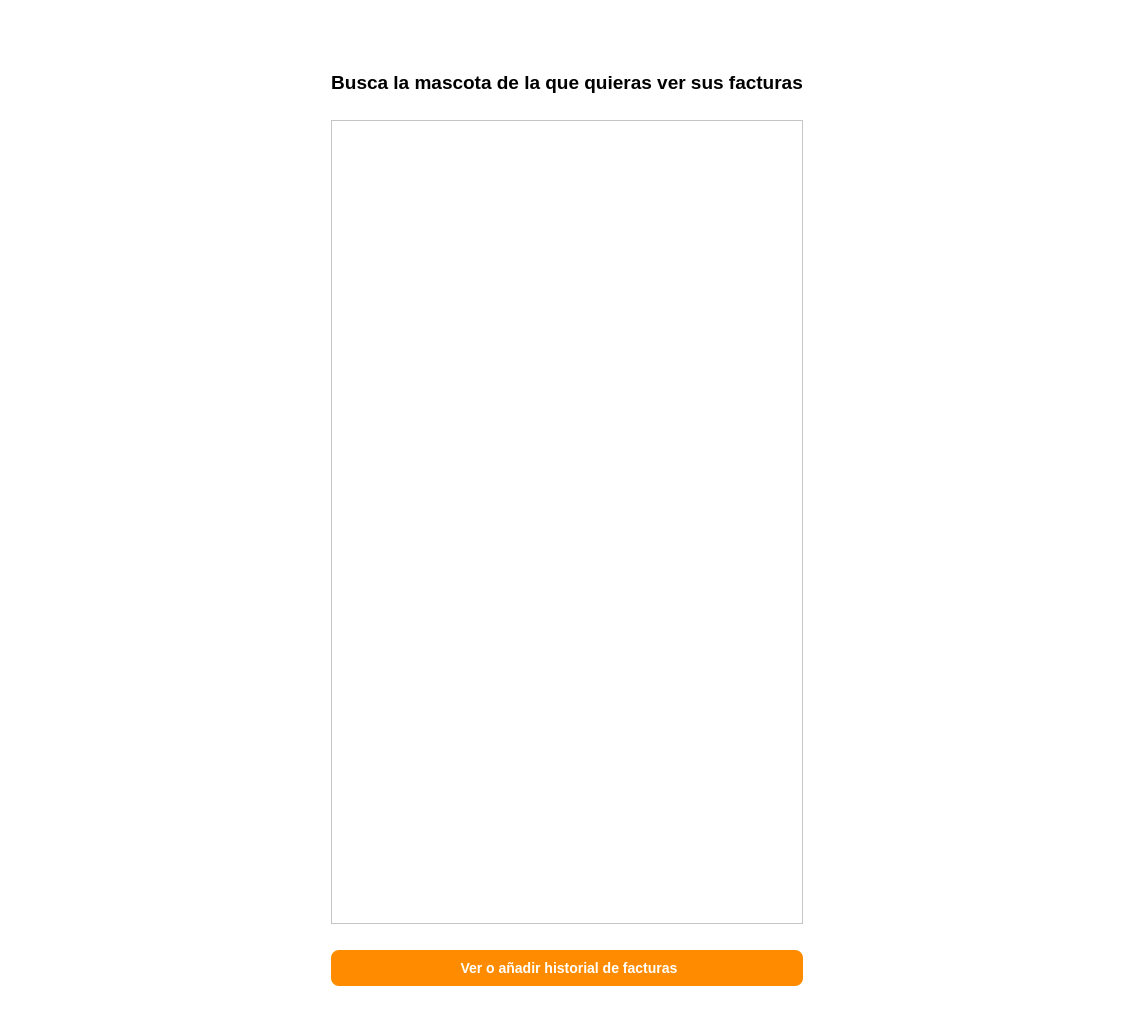
<?xml version="1.0" encoding="UTF-8"?>
<ui version="4.0">
 <class>MainWindow</class>
 <widget class="QMainWindow" name="MainWindow">
  <property name="geometry">
   <rect>
    <x>0</x>
    <y>0</y>
    <width>1134</width>
    <height>1013</height>
   </rect>
  </property>
  <property name="font">
   <font>
    <family>Arial</family>
    <italic>false</italic>
    <stylestrategy>PreferAntialias</stylestrategy>
   </font>
  </property>
  <property name="cursor">
   <cursorShape>ArrowCursor</cursorShape>
  </property>
  <property name="mouseTracking">
   <bool>false</bool>
  </property>
  <property name="windowTitle">
   <string>MainWindow</string>
  </property>
  <property name="autoFillBackground">
   <bool>false</bool>
  </property>
  <property name="styleSheet">
   <string notr="true">/* Pone el fondo de la ventana en blanco */
QMainWindow {
    background-color: #FFFFFF;
}

QWidget {
    background-color: white;
}


/* Estilo para las cajas de texto (DNI y Contraseña) */
QLineEdit {
    border: 2px solid #2980B9; /* Borde azul KiVet */
    border-radius: 5px;
    padding: 5px;
}</string>
  </property>
  <widget class="QWidget" name="centralwidget">
   <property name="styleSheet">
    <string notr="true"/>
   </property>
   <layout class="QHBoxLayout" name="horizontalLayout">
    <item>
     <spacer name="verticalSpacer_13">
      <property name="orientation">
       <enum>Qt::Vertical</enum>
      </property>
      <property name="sizeHint" stdset="0">
       <size>
        <width>20</width>
        <height>40</height>
       </size>
      </property>
     </spacer>
    </item>
    <item>
     <spacer name="verticalSpacer_17">
      <property name="orientation">
       <enum>Qt::Vertical</enum>
      </property>
      <property name="sizeHint" stdset="0">
       <size>
        <width>20</width>
        <height>40</height>
       </size>
      </property>
     </spacer>
    </item>
    <item>
     <spacer name="verticalSpacer_21">
      <property name="orientation">
       <enum>Qt::Vertical</enum>
      </property>
      <property name="sizeHint" stdset="0">
       <size>
        <width>20</width>
        <height>40</height>
       </size>
      </property>
     </spacer>
    </item>
    <item>
     <spacer name="horizontalSpacer_3">
      <property name="orientation">
       <enum>Qt::Horizontal</enum>
      </property>
      <property name="sizeHint" stdset="0">
       <size>
        <width>40</width>
        <height>20</height>
       </size>
      </property>
     </spacer>
    </item>
    <item>
     <widget class="QWidget" name="widget_5" native="true">
      <property name="styleSheet">
       <string notr="true"/>
      </property>
      <layout class="QVBoxLayout" name="verticalLayout_5">
       <item>
        <widget class="QWidget" name="widget_6" native="true">
         <property name="font">
          <font>
           <kerning>true</kerning>
          </font>
         </property>
         <property name="cursor">
          <cursorShape>ArrowCursor</cursorShape>
         </property>
         <property name="focusPolicy">
          <enum>Qt::NoFocus</enum>
         </property>
         <layout class="QHBoxLayout" name="horizontalLayout_2">
          <item>
           <widget class="QLabel" name="label_5">
            <property name="text">
             <string/>
            </property>
           </widget>
          </item>
          <item>
           <widget class="QLabel" name="label_6">
            <property name="text">
             <string/>
            </property>
           </widget>
          </item>
          <item>
           <spacer name="horizontalSpacer">
            <property name="orientation">
             <enum>Qt::Horizontal</enum>
            </property>
            <property name="sizeHint" stdset="0">
             <size>
              <width>40</width>
              <height>20</height>
             </size>
            </property>
           </spacer>
          </item>
          <item>
           <widget class="QLabel" name="label_8">
            <property name="text">
             <string/>
            </property>
           </widget>
          </item>
          <item>
           <widget class="QLabel" name="label_3">
            <property name="maximumSize">
             <size>
              <width>800</width>
              <height>1000</height>
             </size>
            </property>
            <property name="font">
             <font>
              <weight>50</weight>
              <bold>false</bold>
             </font>
            </property>
            <property name="layoutDirection">
             <enum>Qt::LeftToRight</enum>
            </property>
            <property name="text">
             <string/>
            </property>
            <property name="pixmap">
             <pixmap resource="../imagenes/recursos.qrc">:/imagenes/logoKiVet.jpg</pixmap>
            </property>
            <property name="scaledContents">
             <bool>true</bool>
            </property>
            <property name="alignment">
             <set>Qt::AlignCenter</set>
            </property>
            <property name="wordWrap">
             <bool>false</bool>
            </property>
            <property name="indent">
             <number>-1</number>
            </property>
            <property name="openExternalLinks">
             <bool>false</bool>
            </property>
           </widget>
          </item>
          <item>
           <spacer name="horizontalSpacer_2">
            <property name="orientation">
             <enum>Qt::Horizontal</enum>
            </property>
            <property name="sizeHint" stdset="0">
             <size>
              <width>40</width>
              <height>20</height>
             </size>
            </property>
           </spacer>
          </item>
          <item>
           <widget class="QLabel" name="label_9">
            <property name="text">
             <string/>
            </property>
           </widget>
          </item>
          <item>
           <widget class="QLabel" name="label_7">
            <property name="text">
             <string/>
            </property>
           </widget>
          </item>
          <item>
           <widget class="QLabel" name="label_4">
            <property name="text">
             <string/>
            </property>
           </widget>
          </item>
         </layout>
        </widget>
       </item>
       <item>
        <widget class="QWidget" name="widget_7" native="true">
         <layout class="QVBoxLayout" name="verticalLayout_2">
          <item>
           <widget class="QLabel" name="label">
            <property name="font">
             <font>
              <pointsize>14</pointsize>
              <weight>75</weight>
              <bold>true</bold>
             </font>
            </property>
            <property name="text">
             <string>Busca la mascota de la que quieras ver sus facturas</string>
            </property>
            <property name="alignment">
             <set>Qt::AlignCenter</set>
            </property>
           </widget>
          </item>
          <item>
           <spacer name="horizontalSpacer_7">
            <property name="orientation">
             <enum>Qt::Horizontal</enum>
            </property>
            <property name="sizeHint" stdset="0">
             <size>
              <width>40</width>
              <height>20</height>
             </size>
            </property>
           </spacer>
          </item>
          <item>
           <widget class="QTableWidget" name="tablaBuscadorMascotas"/>
          </item>
          <item>
           <spacer name="horizontalSpacer_8">
            <property name="orientation">
             <enum>Qt::Horizontal</enum>
            </property>
            <property name="sizeHint" stdset="0">
             <size>
              <width>40</width>
              <height>20</height>
             </size>
            </property>
           </spacer>
          </item>
          <item>
           <widget class="QPushButton" name="btnVerFacturas">
            <property name="styleSheet">
             <string notr="true">/* Le da el color naranja corporativo al botón principal */
QPushButton#btnVerFacturas {
    background-color: #FF8C00;
    color: white;
    border-radius: 8px; /* Redondea los bordes */
    padding: 10px;
    font-weight: bold;
    font-size: 14px;
}

/* Efecto para cuando el usuario pase el dedo/ratón por encima */
QPushButton#btnVerFacturas:hover {
    background-color: #E67E22;
}</string>
            </property>
            <property name="text">
             <string> Ver o añadir historial de facturas</string>
            </property>
           </widget>
          </item>
         </layout>
        </widget>
       </item>
      </layout>
     </widget>
    </item>
    <item>
     <spacer name="horizontalSpacer_6">
      <property name="orientation">
       <enum>Qt::Horizontal</enum>
      </property>
      <property name="sizeHint" stdset="0">
       <size>
        <width>40</width>
        <height>20</height>
       </size>
      </property>
     </spacer>
    </item>
    <item>
     <spacer name="verticalSpacer_22">
      <property name="orientation">
       <enum>Qt::Vertical</enum>
      </property>
      <property name="sizeHint" stdset="0">
       <size>
        <width>20</width>
        <height>40</height>
       </size>
      </property>
     </spacer>
    </item>
    <item>
     <spacer name="verticalSpacer_14">
      <property name="orientation">
       <enum>Qt::Vertical</enum>
      </property>
      <property name="sizeHint" stdset="0">
       <size>
        <width>20</width>
        <height>40</height>
       </size>
      </property>
     </spacer>
    </item>
    <item>
     <spacer name="verticalSpacer_18">
      <property name="orientation">
       <enum>Qt::Vertical</enum>
      </property>
      <property name="sizeHint" stdset="0">
       <size>
        <width>20</width>
        <height>40</height>
       </size>
      </property>
     </spacer>
    </item>
   </layout>
  </widget>
 </widget>
 <resources>
  <include location="../imagenes/recursos.qrc"/>
 </resources>
 <connections/>
</ui>
